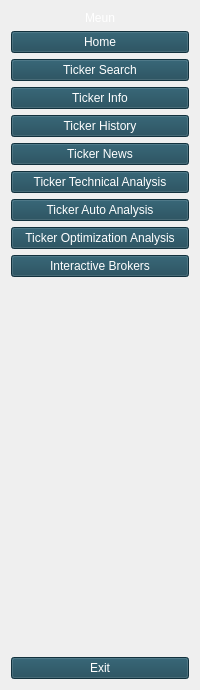
        <widget class="QWidget" name="leftwidget" native="true">
         <property name="sizePolicy">
          <sizepolicy hsizetype="Preferred" vsizetype="Preferred">
           <horstretch>0</horstretch>
           <verstretch>0</verstretch>
          </sizepolicy>
         </property>
         <property name="minimumSize">
          <size>
           <width>0</width>
           <height>0</height>
          </size>
         </property>
         <property name="maximumSize">
          <size>
           <width>200</width>
           <height>16777215</height>
          </size>
         </property>
         <layout class="QVBoxLayout" name="verticalLayout">
          <item>
           <widget class="QLabel" name="Label_Logo">
            <property name="styleSheet">
             <string notr="true">color: rgb(255, 255, 255);</string>
            </property>
            <property name="text">
             <string>Meun</string>
            </property>
            <property name="alignment">
             <set>Qt::AlignCenter</set>
            </property>
           </widget>
          </item>
          <item>
           <widget class="QPushButton" name="Btn_Home">
            <property name="styleSheet">
             <string notr="true">color: rgb(255, 255, 255);
background-color: rgb(25, 69, 85);</string>
            </property>
            <property name="text">
             <string>Home</string>
            </property>
           </widget>
          </item>
          <item>
           <widget class="QPushButton" name="Btn_Search">
            <property name="styleSheet">
             <string notr="true">color: rgb(255, 255, 255);
background-color: rgb(25, 69, 85);</string>
            </property>
            <property name="text">
             <string>Ticker Search</string>
            </property>
           </widget>
          </item>
          <item>
           <widget class="QPushButton" name="Btn_Info">
            <property name="styleSheet">
             <string notr="true">color: rgb(255, 255, 255);
background-color: rgb(25, 69, 85);</string>
            </property>
            <property name="text">
             <string>Ticker Info</string>
            </property>
           </widget>
          </item>
          <item>
           <widget class="QPushButton" name="Btn_History">
            <property name="styleSheet">
             <string notr="true">color: rgb(255, 255, 255);
background-color: rgb(25, 69, 85);</string>
            </property>
            <property name="text">
             <string>Ticker History</string>
            </property>
           </widget>
          </item>
          <item>
           <widget class="QPushButton" name="Btn_News">
            <property name="styleSheet">
             <string notr="true">color: rgb(255, 255, 255);
background-color: rgb(25, 69, 85);</string>
            </property>
            <property name="text">
             <string>Ticker News</string>
            </property>
           </widget>
          </item>
          <item>
           <widget class="QPushButton" name="Btn_TA">
            <property name="styleSheet">
             <string notr="true">color: rgb(255, 255, 255);
background-color: rgb(25, 69, 85);</string>
            </property>
            <property name="text">
             <string>Ticker Technical Analysis</string>
            </property>
           </widget>
          </item>
          <item>
           <widget class="QPushButton" name="Btn_AA">
            <property name="styleSheet">
             <string notr="true">color: rgb(255, 255, 255);
background-color: rgb(25, 69, 85);</string>
            </property>
            <property name="text">
             <string>Ticker Auto Analysis</string>
            </property>
           </widget>
          </item>
          <item>
           <widget class="QPushButton" name="Btn_EAA">
            <property name="styleSheet">
             <string notr="true">color: rgb(255, 255, 255);
background-color: rgb(25, 69, 85);</string>
            </property>
            <property name="text">
             <string>Ticker Optimization Analysis</string>
            </property>
           </widget>
          </item>
          <item>
           <widget class="QPushButton" name="Btn_ib">
            <property name="styleSheet">
             <string notr="true">color: rgb(255, 255, 255);
background-color: rgb(25, 69, 85);</string>
            </property>
            <property name="text">
             <string>Interactive Brokers</string>
            </property>
           </widget>
          </item>
          <item>
           <spacer name="verticalSpacer">
            <property name="orientation">
             <enum>Qt::Vertical</enum>
            </property>
            <property name="sizeHint" stdset="0">
             <size>
              <width>13</width>
              <height>374</height>
             </size>
            </property>
           </spacer>
          </item>
          <item>
           <widget class="QPushButton" name="Btn_Exit">
            <property name="styleSheet">
             <string notr="true">color: rgb(255, 255, 255);
background-color: rgb(25, 69, 85);</string>
            </property>
            <property name="text">
             <string>Exit</string>
            </property>
           </widget>
          </item>
         </layout>
        </widget>
